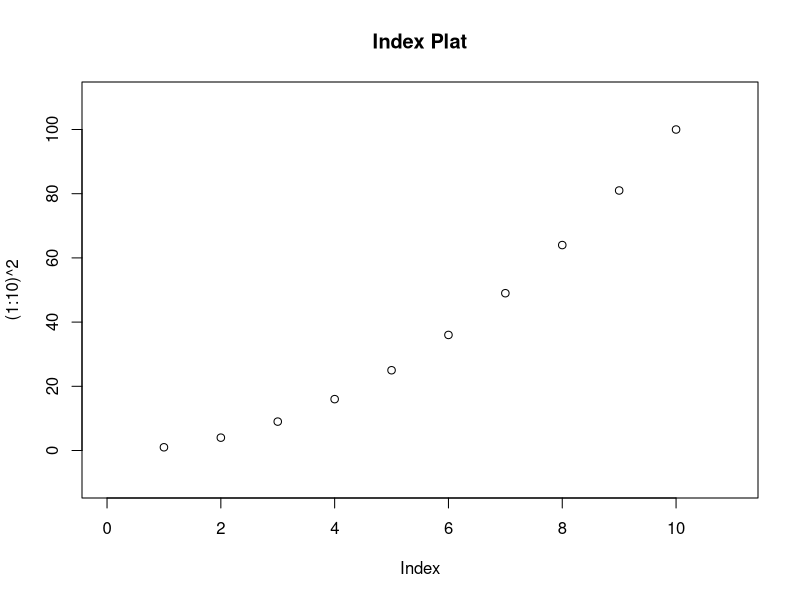
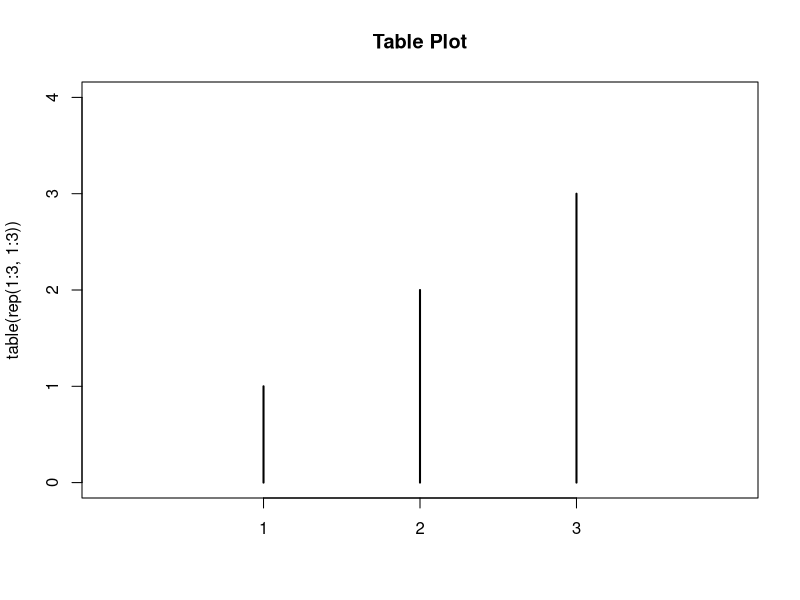
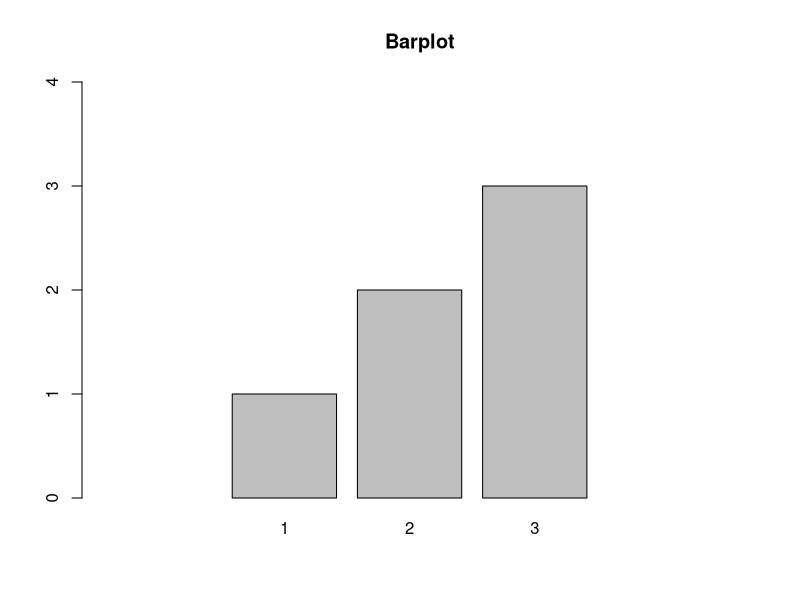
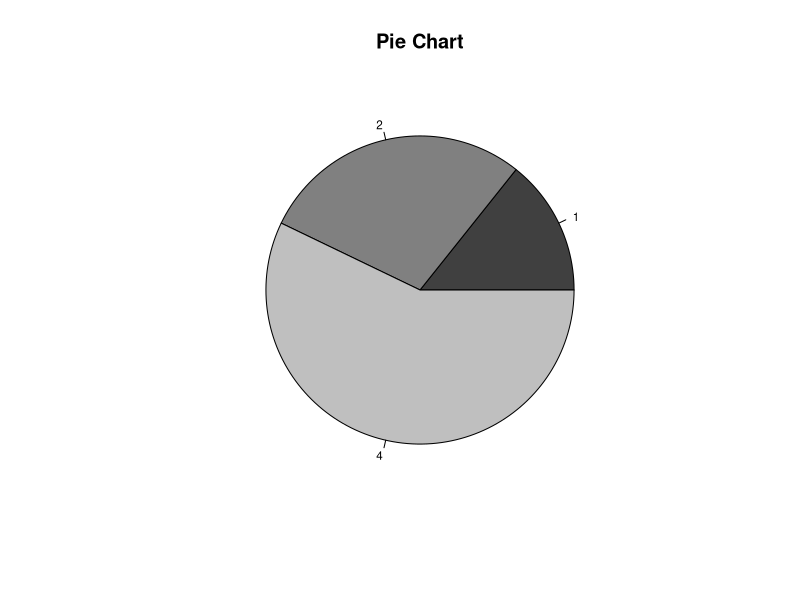
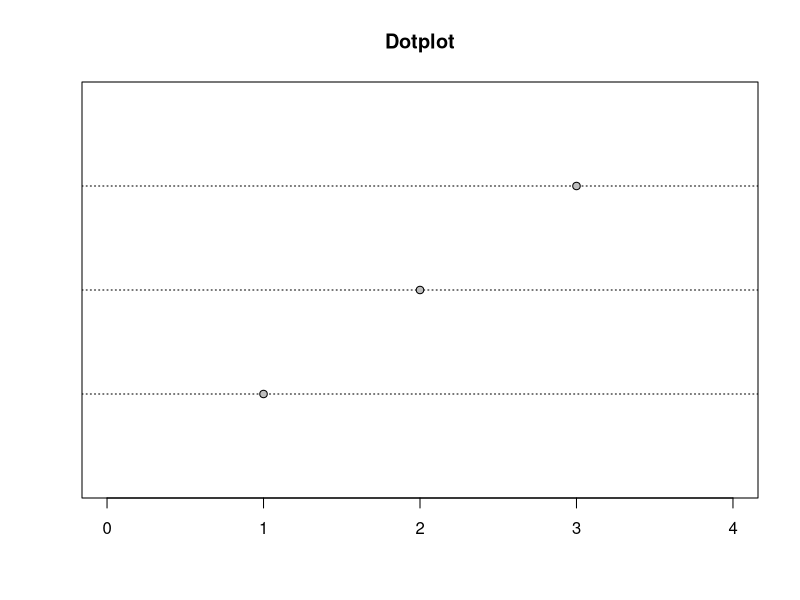
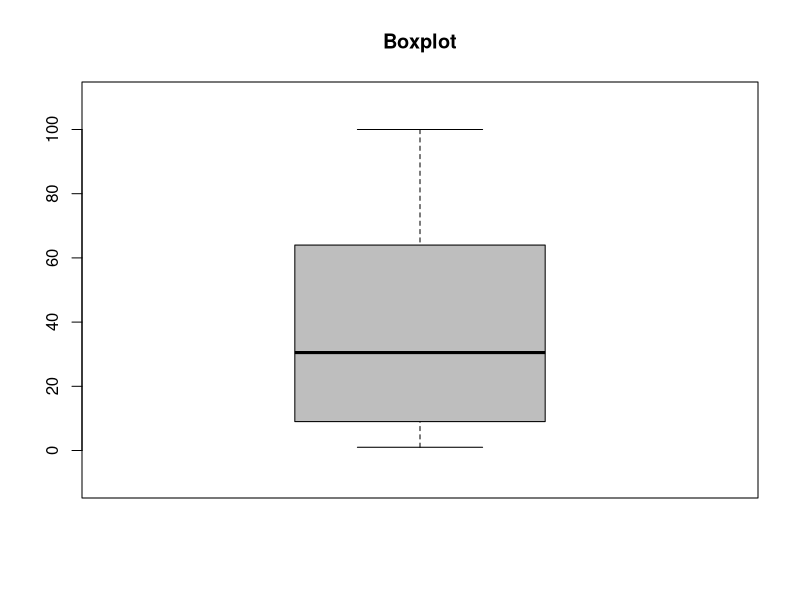
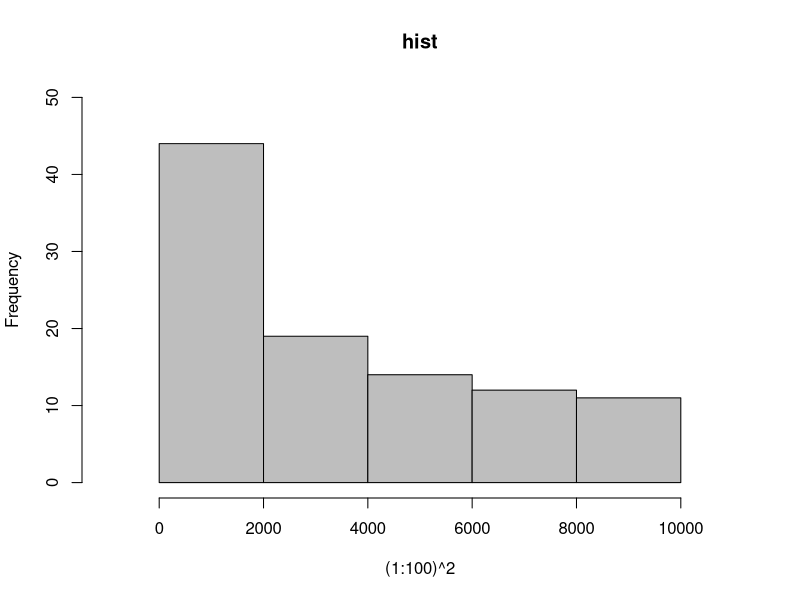
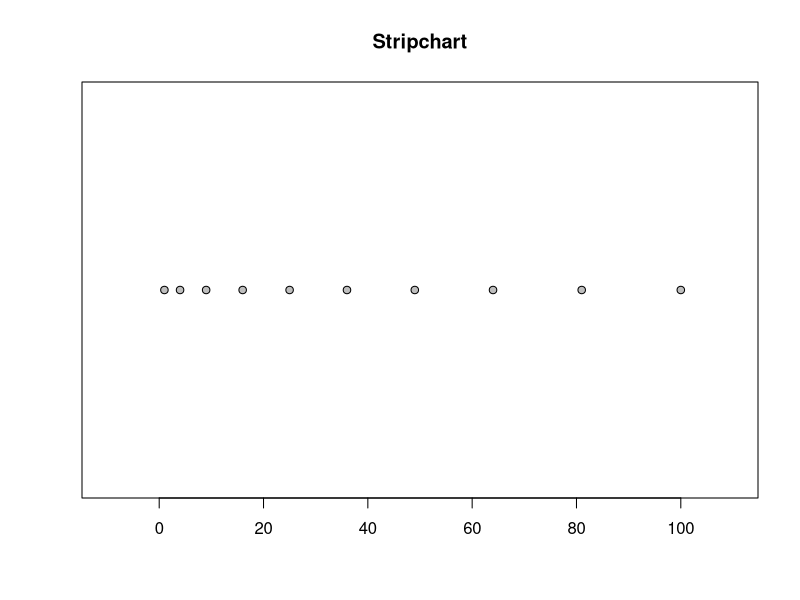

These charts were generated, in order, by the following R code:
## ---- chunk 1
plot((1:10)^2, main="Index Plat", xlim=c(0, 11), ylim=c(-10, 110))
## ---- chunk 2
rep(1:3, 1:3)
table(rep(1:3, 1:3))
plot(table(rep(1:3, 1:3)), main="Table Plot", lwd=2, xlim=c(0, 4), ylim=c(0, 4))
## ---- chunk 3
barplot(table(rep(1:3, 1:3)), main="Barplot", xlim=c(-1, 5), ylim=c(0, 4))
## ---- chunk 4
pie(c(1, 2, 4), main="Pie Chart", col=gray(1:3/4), cex=.7, labels=c("1", "2", "4"), axes=NULL)
## ---- chunk 5
dotchart(1:3, main="Dotplot", pch=21, bg="gray", lcolor="black", xlim=c(0, 4))
## ---- chunk 6
boxplot((1:10)^2, main="Boxplot", col="gray", ylim=c(-10, 110))
## ---- chunk 7
hist((1:100)^2, main="hist", col="gray", breaks=6,
     xlim=c(-1000, 11000), ylim=c(0, 50))
## ---- chunk 8
stripchart((1:10)^2, main="Stripchart", method="stack", cex=1,
           xlim=c(-10, 110), ylim=c(-1, 3), pch=21, bg="gray")
## ---- chunk 9
stem(100:200)
## ---- chunk 10
plot(1:10, (1:10)^2, main="num,num", pch=21, bg="gray", 
        xlim=c(0, 11), ylim=c(-10, 110))
## ---- chunk 11
x <- rnorm(10000)
smoothScatter(x, x + rnorm(10000)/3,  main="Smoothed Scatterplot",
        nbin=64, colramp=function(n) { gray(n:1/(n + 1)) },
        xlim=c(-5, 5), ylim=c(-5, 5))
## ---- chunk 12
boxplot(list((1:10)^2, 120 - (1:10)^2), main="Side-by-Side Boxplot", col="gray",
        boxwex=0.5, ylim=c(-10, 130))
## ---- chunk 13
barplot(rbind(1:3, (1:3)^2, (1:3)^3), main="Stacked Barplot", xlim=c(0, 4), ylim=c(0, 40))
## ---- chunk 14
barplot(rbind(1:3, (1:3)^2, (1:3)^3), main="Side-by-Side Barplot", beside=TRUE,
        xlim=c(0, 10), ylim=c(0, 11))
## ---- chunk 15
stripchart(list((1:10)^2, 140 - (1:10)^2), main="Stripchart",
        xlim=c(-10, 150), ylim=c(0, 3), pch=21, bg="gray", cex=1)
## ---- chunk 16
spineplot(rep(1:3, each=6), factor(c(rep(1:3, 3:1), rep(1:3, 2), rep(1:3, 1:3))),
        main="Spineplot", sub="num,fac")
## ---- chunk 17
mosaicplot(table(factor(rep(1:3, each=6)),
                 factor(c(rep(1:3, 3:1), rep(1:3, 2), rep(1:3, 1:3)))),
           main="Mosaic Plot", off=10, cex.axis=.1, box=FALSE)
## ---- chunk 18
plot(iris[-5], log = "xy")
## ---- chunk 19
pairs(iris[-5], log = "xy")
## ---- chunk 20
mdf <- cbind(3:6, (3:6)^2, (3:6)^3)
names(mdf) <- c("Y1", "Y2", "Y3")
matplot(mdf[order(mdf[, 1]), ], main="matplot",  pch=21:23, bg=c("white", "black", "gray"),
        type="o", col="black", xlim=c(0, 6), ylim=c(-10, 230))
## ---- chunk 21
(aaa <- seq(0, pi, length=10))
(xxx <- rep(aaa, 10))
(yyy <- rep(aaa, each=10))
(zzz <- sin(xxx) + sin(yyy))
image(matrix(zzz, ncol=10), main="Image", col=gray(1:12/13))
## ---- chunk 22
contour(matrix(zzz, ncol=10), main="contour", levels=seq(0, 2, .25), labcex=.4)
## ---- chunk 23
persp(matrix(zzz, ncol=10), main="Perspective Plot", theta=30, phi=45, col="gray")
## ---- chunk 24
symbols(xxx, yyy, main="Symbols", circles=zzz, inches=.03)
## ---- chunk 25
mosaicplot(table(factor(rep(1:3, each=6)), 
              factor(c(rep(1:3, 3:1), rep(1:3, 2), rep(1:3, 1:3)))),
        main="Mosaic Plot", cex.axis=.1, off=10)
## ---- chunk 26
par(mfrow=c(2, 2), mar=c(2.5, 2, 1, 1), cex=0.6)
boxplot(decrease ~ treatment, data = OrchardSprays,
        log = "y", col="light gray")
boxplot(decrease ~ treatment, data = OrchardSprays,
        log = "y", col="light gray", 
        boxwex=0.5)

par(las=2, xpd=NA)
barplot(VADeaths[1:2,], angle = c(45, 135), 
        density = 20, col = "gray",
        names=c("RM", "RF", "UM", "UF"))
barplot(VADeaths[1:2,], angle = c(45, 135), 
        density = 20, col = "gray",
        names=c("RM", "RF", "UM", "UF"),
        horiz=TRUE)
## ---- chunk 27
y <- rnorm(20)
plot(y, type="l", lwd=3)
plot(y, type="l", col="gray")
plot(y, type="l", lty="dashed")
plot(y, type="l", ylim=c(-4, 4))
par(mfrow=c(1,1))
## ---- chunk 28
plot(function(x) { sin(x)/x}, from=-10*pi, to=10*pi, xlab="", ylab="", n=500)
curve(sin(x)/x, -10*pi, 10*pi)
